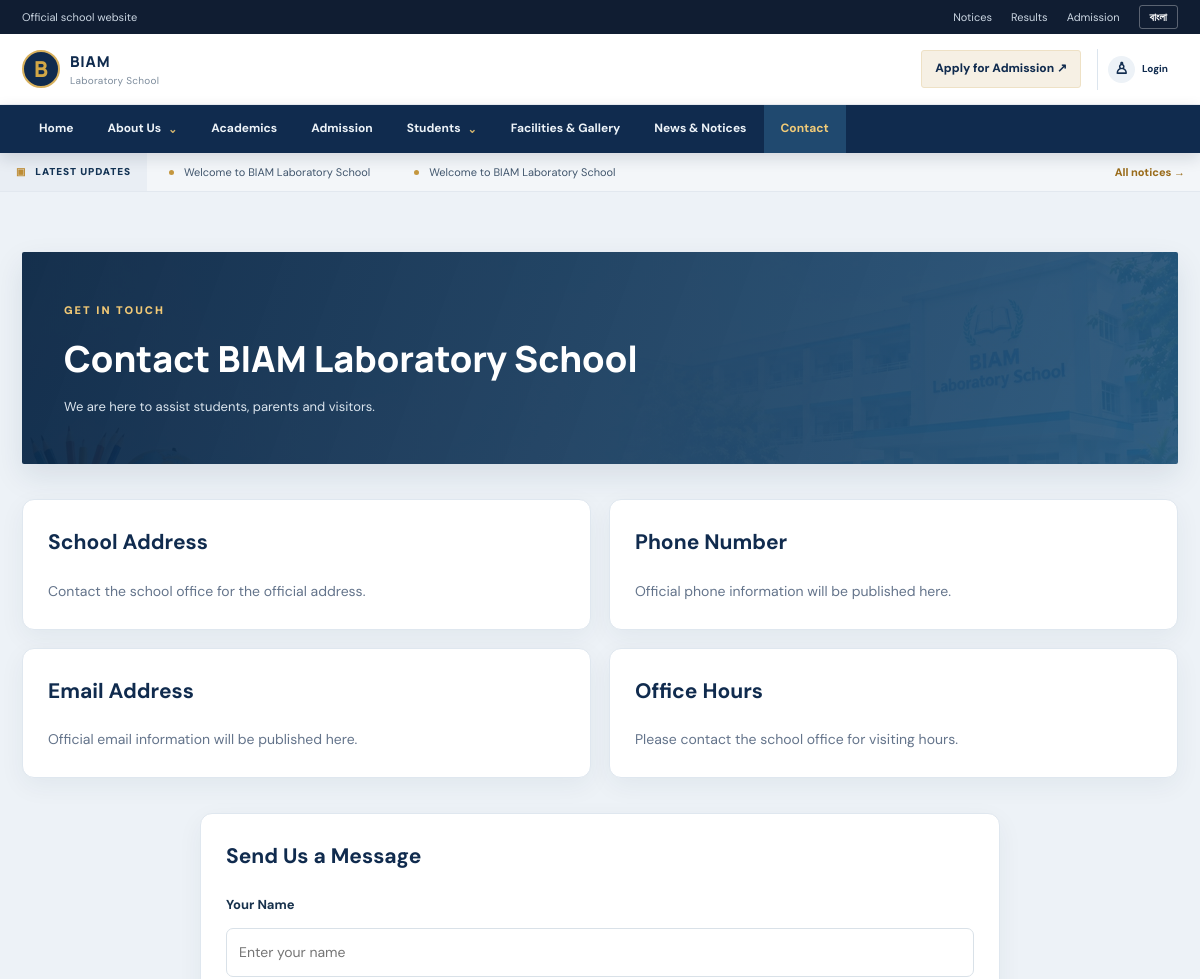
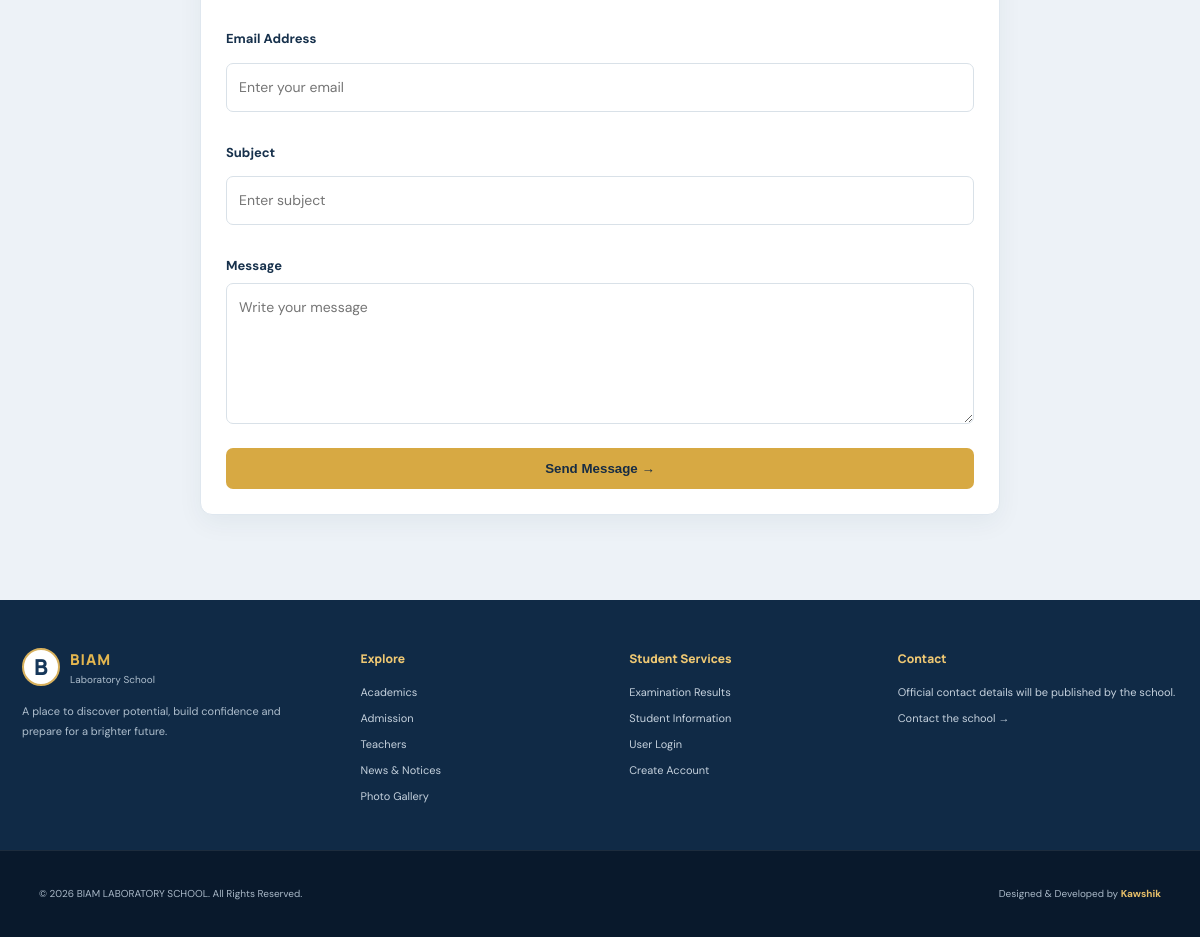
The page /contact.php on the database its author committed (2 pictures, top to bottom).
### tables this page shows
CREATE TABLE IF NOT EXISTS notices (
  id INT AUTO_INCREMENT PRIMARY KEY,
  title_en VARCHAR(255) NOT NULL,
  title_bn VARCHAR(255) NOT NULL DEFAULT '',
  body_en TEXT,
  body_bn TEXT,
  publish_date DATE NOT NULL,
  is_published TINYINT(1) DEFAULT 1,
  created_at TIMESTAMP DEFAULT CURRENT_TIMESTAMP
);

CREATE TABLE IF NOT EXISTS page_content (
  id INT AUTO_INCREMENT PRIMARY KEY,
  page_key VARCHAR(100) NOT NULL UNIQUE,
  title_en VARCHAR(255),
  title_bn VARCHAR(255),
  body_en LONGTEXT,
  body_bn LONGTEXT,
  updated_at TIMESTAMP DEFAULT CURRENT_TIMESTAMP ON UPDATE CURRENT_TIMESTAMP
);

CREATE TABLE IF NOT EXISTS settings (
  setting_key VARCHAR(100) PRIMARY KEY,
  setting_value TEXT NOT NULL
);

### config.php (called while the page is built, shortened)
<?php
function db(): PDO
{
    static $pdo = null;
    if (!$pdo) $pdo = new PDO('mysql:host=' . DB_HOST . ';dbname=' . DB_NAME . ';charset=utf8mb4', DB_USER, DB_PASS, [PDO::ATTR_ERRMODE => PDO::ERRMODE_EXCEPTION, PDO::ATTR_DEFAULT_FETCH_MODE => PDO::FETCH_ASSOC, PDO::ATTR_EMULATE_PREPARES => false]);
    return $pdo;
}
function e($value): string
{
    return htmlspecialchars((string)$value, ENT_QUOTES, 'UTF-8');
}
function setting(string $key, string $fallback = ''): string
{
    try {
        $q = db()->prepare('SELECT setting_value FROM settings WHERE setting_key=?');
        $q->execute([$key]);
        $v = $q->fetchColumn();
        return $v !== false ? (string)$v : $fallback;
    } catch (Throwable $ex) {
        return $fallback;
    }
}
function page_content(string $key, array $fallback = []): array
{
    try {
        $q = db()->prepare('SELECT title_en,title_bn,body_en,body_bn FROM page_content WHERE page_key=?');
        $q->execute([$key]);
        $r = $q->fetch();
        return $r ?: $fallback;
    } catch (Throwable $e) {
        return $fallback;
    }
}

### contact.php (the view, shortened to what this page needs)
<?php
require_once __DIR__ . '/config.php';
$c = page_content('contact', [
    'title_en' => 'Contact BIAM Laboratory School',
    'title_bn' => 'বিয়াম ল্যাবরেটরি স্কুলে যোগাযোগ',
    'body_en' => 'We are here to assist students, parents and visitors.',
    'body_bn' => 'শিক্ষার্থী, অভিভাবক ও দর্শনার্থীদের সহায়তায় আমরা প্রস্তুত।'
]);
$contact = [
    'address' => setting('address', ''),
    'phone' => setting('phone', ''),
    'email' => setting('email', ''),
    'office_hours' => setting('office_hours', '')
];
foreach ($contact as $key => $value) {
    if (stripos($value, 'please update') !== false || stripos($value, 'update official') !== false) $contact[$key] = '';
}
include __DIR__ . '/includes/header.php';
?>
<main class="container inner-page">
    <section class="page-banner">
        <span data-en="GET IN TOUCH" data-bn="যোগাযোগ করুন">GET IN TOUCH</span>
        <h1 data-en="<?= e($c['title_en']) ?>" data-bn="<?= e($c['title_bn'] ?: $c['title_en']) ?>"><?= e($c['title_en']) ?></h1>
        <p data-en="<?= e($c['body_en']) ?>" data-bn="<?= e($c['body_bn'] ?: $c['body_en']) ?>"><?= e($c['body_en']) ?></p>
    </section>
    <div class="student-service-grid">
        <div class="service-panel">
            <h2 data-en="School Address" data-bn="বিদ্যালয়ের ঠিকানা">School Address</h2>
            <p data-en="<?= e($contact['address'] ?: 'Contact the school office for the official address.') ?>" data-bn="<?= e($contact['address'] ?: 'অফিসিয়াল ঠিকানার জন্য বিদ্যালয় অফিসে যোগাযোগ করুন।') ?>"><?= e($contact['address'] ?: 'Contact the school office for the official address.') ?></p>
        </div>
        <div class="service-panel">
            <h2 data-en="Phone Number" data-bn="ফোন নম্বর">Phone Number</h2>
            <p data-en="<?= e($contact['phone'] ?: 'Official phone information will be published here.') ?>" data-bn="<?= e($contact['phone'] ?: 'অফিসিয়াল ফোন নম্বর এখানে প্রকাশ করা হবে।') ?>"><?= e($contact['phone'] ?: 'Official phone information will be published here.') ?></p>
        </div>
        <div class="service-panel">
            <h2 data-en="Email Address" data-bn="ইমেইল ঠিকানা">Email Address</h2>
            <p data-en="<?= e($contact['email'] ?: 'Official email information will be published here.') ?>" data-bn="<?= e($contact['email'] ?: 'অফিসিয়াল ইমেইল ঠিকানা এখানে প্রকাশ করা হবে।') ?>"><?= e($contact['email'] ?: 'Official email information will be published here.') ?></p>
        </div>
        <div class="service-panel">
            <h2 data-en="Office Hours" data-bn="অফিস সময়সূচি">Office Hours</h2>
            <p data-en="<?= e($contact['office_hours'] ?: 'Please contact the school office for visiting hours.') ?>" data-bn="<?= e($contact['office_hours'] ?: 'বিদ্যালয়ে আসার সময় জানতে অফিসে যোগাযোগ করুন।') ?>"><?= e($contact['office_hours'] ?: 'Please contact the school office for visiting hours.') ?></p>
        </div>
    </div>
    <section class="form-panel">
        <h2 data-en="Send Us a Message" data-bn="আমাদের বার্তা পাঠান">Send Us a Message</h2>
        <form method="post">
            <label for="contact-name" data-en="Your Name" data-bn="আপনার নাম">Your Name</label><input id="contact-name" name="name" maxlength="160" placeholder="Enter your name" required>
            <label for="contact-email" data-en="Email Address" data-bn="ইমেইল ঠিকানা">Email Address</label><input id="contact-email" type="email" name="email" maxlength="160" placeholder="Enter your email" required>
            <label for="contact-subject" data-en="Subject" data-bn="বিষয়">Subject</label><input id="contact-subject" name="subject" maxlength="255" placeholder="Enter subject" required>
            <label for="contact-message" data-en="Message" data-bn="বার্তা">Message</label><textarea id="contact-message" name="message" rows="5" maxlength="5000" placeholder="Write your message" required></textarea>
            <button class="admission-submit" data-en="Send Message →" data-bn="বার্তা পাঠান →">Send Message →</button>
        </form>
    </section>
</main>
<?php include __DIR__ . '/includes/footer.php'; ?>

### includes/header.php (shortened to what this page needs)
<?php
require_once __DIR__ . '/../config.php';
$currentPage = basename($_SERVER['PHP_SELF'] ?? 'index.php');
$lang = (($_COOKIE['biam-language'] ?? 'en') === 'bn') ? 'bn' : 'en';
$phone = setting('phone', '');
$email = setting('email', '');
if (stripos($email, 'please update') !== false) $email = '';
if (stripos($phone, 'please update') !== false) $phone = '';
try {
  $tickerRows = db()->query("SELECT id,title_en,title_bn FROM notices WHERE is_published=1 ORDER BY publish_date DESC,id DESC LIMIT 6")->fetchAll();
} catch (Throwable $ex) {
  $tickerRows = [];
}
function nav_active(string $file, string $currentPage): string
{
  return $file === $currentPage ? ' is-active' : '';
}
?>
<!doctype html>
<html lang="<?= e($lang) ?>">
<head>
  <link rel="stylesheet" href="assets/css/style.css">
</head>
<body>
  <div class="utility-bar">
    <div class="container utility-inner">
      <div class="utility-contact">
        <?php if (!$email && !$phone): ?><span data-en="Official school website" data-bn="বিদ্যালয়ের অফিসিয়াল ওয়েবসাইট">Official school website</span><?php endif; ?>
      </div>
      <div class="utility-actions">
        <a href="notices.php" data-en="Notices" data-bn="নোটিশ">Notices</a>
        <a href="results.php" data-en="Results" data-bn="ফলাফল">Results</a>
        <a href="admission.php" data-en="Admission" data-bn="ভর্তি">Admission</a>
        <button id="languageToggle" class="language-toggle" type="button" aria-label="Change language">বাংলা</button>
      </div>
    </div>
  </div>
  <header class="compact-header">
    <div class="container compact-header-inner">
      <a href="index.php" class="brand-compact" aria-label="BIAM Laboratory School home">
        <span class="brand-symbol" aria-hidden="true">B</span>
        <span class="brand-wordmark"><strong data-en="BIAM" data-bn="বিয়াম">BIAM</strong><small data-en="Laboratory School" data-bn="ল্যাবরেটরি স্কুল">Laboratory School</small></span>
      </a>
      <div class="header-quick-actions">
        <a class="quick-admission" href="admission.php" data-en="Apply for Admission" data-bn="ভর্তির আবেদন">Apply for Admission <span aria-hidden="true">↗</span></a>
        <a class="header-login" href="portal/login.php" aria-label="Login" title="Login"><span aria-hidden="true">♙</span><small data-en="Login" data-bn="লগইন">Login</small></a>
      </div>
    </div>
  </header>
  <nav class="institution-nav" aria-label="Main navigation">
    <div class="container nav-shell">
      <ul id="primaryNav" class="primary-nav">
        <li><a class="nav-link<?= nav_active('index.php', $currentPage) ?>" href="index.php" data-en="Home" data-bn="হোম">Home</a></li>
        <li class="nav-dropdown">
          <details>
            <summary data-en="About Us" data-bn="আমাদের সম্পর্কে">About Us</summary>
          </details>
        </li>
        <li><a class="nav-link<?= nav_active('academics.php', $currentPage) ?>" href="academics.php" data-en="Academics" data-bn="একাডেমিক">Academics</a></li>
        <li><a class="nav-link<?= nav_active('admission.php', $currentPage) ?>" href="admission.php" data-en="Admission" data-bn="ভর্তি">Admission</a></li>
        <li class="nav-dropdown">
          <details>
            <summary data-en="Students" data-bn="শিক্ষার্থী">Students</summary>
          </details>
        </li>
        <li><a class="nav-link<?= nav_active('gallery.php', $currentPage) ?>" href="gallery.php" data-en="Facilities & Gallery" data-bn="সুযোগ-সুবিধা ও গ্যালারি">Facilities &amp; Gallery</a></li>
        <li><a class="nav-link<?= nav_active('notices.php', $currentPage) ?>" href="notices.php" data-en="News & Notices" data-bn="খবর ও নোটিশ">News &amp; Notices</a></li>
        <li><a class="nav-link<?= nav_active('contact.php', $currentPage) ?>" href="contact.php" data-en="Contact" data-bn="যোগাযোগ">Contact</a></li>
      </ul>
    </div>
  </nav>
  <div class="notice-ticker" aria-label="Latest school notices">
    <div class="ticker-label"><span aria-hidden="true">▣</span><span data-en="LATEST UPDATES" data-bn="সর্বশেষ আপডেট">LATEST UPDATES</span></div>
    <div class="ticker-window">
      <?php if ($tickerRows): ?>
        <div class="ticker-track">
          <?php foreach ([0, 1] as $copy): ?><div class="ticker-group" <?= $copy ? 'aria-hidden="true"' : '' ?>>
              <?php foreach ($tickerRows as $item): ?><span class="ticker-item"><i aria-hidden="true"></i><span data-en="<?= e($item['title_en']) ?>" data-bn="<?= e($item['title_bn'] ?: $item['title_en']) ?>"><?= e($item['title_en']) ?></span></span><?php endforeach; ?>
            </div><?php endforeach; ?>
        </div>
      <?php else: ?>
        <div class="ticker-static" data-en="School notices and important announcements will appear here." data-bn="বিদ্যালয়ের নোটিশ ও গুরুত্বপূর্ণ ঘোষণা এখানে প্রকাশিত হবে।">School notices and important announcements will appear here.</div>
      <?php endif; ?>
    </div>
    <a class="ticker-more" href="notices.php" data-en="All notices →" data-bn="সব নোটিশ →">All notices →</a>
  </div>

### includes/footer.php (shortened to what this page needs)
<?php
$footerAddress = setting('address', '');
$footerEmail = setting('email', '');
$footerPhone = setting('phone', '');
?>
<footer class="site-footer">
  <div class="footer-main">
    <div class="container footer-grid">
      <div class="footer-intro">
        <a href="index.php" class="footer-brand"><span class="brand-symbol">B</span><span><strong>BIAM</strong><small data-en="Laboratory School" data-bn="ল্যাবরেটরি স্কুল">Laboratory School</small></span></a>
        <p data-en="A place to discover potential, build confidence and prepare for a brighter future." data-bn="মেধা আবিষ্কার, আত্মবিশ্বাস গঠন এবং উজ্জ্বল ভবিষ্যতের প্রস্তুতির শিক্ষাঙ্গন।">A place to discover potential, build confidence and prepare for a brighter future.</p>
      </div>
      <div class="footer-column"><h3 data-en="Explore" data-bn="এক নজরে">Explore</h3><a href="academics.php" data-en="Academics" data-bn="একাডেমিক">Academics</a><a href="admission.php" data-en="Admission" data-bn="ভর্তি">Admission</a><a href="teachers.php" data-en="Teachers" data-bn="শিক্ষকমণ্ডলী">Teachers</a><a href="notices.php" data-en="News & Notices" data-bn="খবর ও নোটিশ">News &amp; Notices</a><a href="gallery.php" data-en="Photo Gallery" data-bn="ফটো গ্যালারি">Photo Gallery</a></div>
      <div class="footer-column"><h3 data-en="Student Services" data-bn="শিক্ষার্থী সেবা">Student Services</h3><a href="results.php" data-en="Examination Results" data-bn="পরীক্ষার ফলাফল">Examination Results</a><a href="students.php" data-en="Student Information" data-bn="শিক্ষার্থী তথ্য">Student Information</a><a href="portal/login.php" data-en="User Login" data-bn="ইউজার লগইন">User Login</a><a href="portal/register.php" data-en="Create Account" data-bn="অ্যাকাউন্ট তৈরি">Create Account</a></div>
      <div class="footer-column footer-contact"><h3 data-en="Contact" data-bn="যোগাযোগ">Contact</h3><?php if ($footerAddress): ?><p>⌖ <?= e($footerAddress) ?></p><?php endif; ?>
        <?php if (!$footerAddress && !$footerEmail && !$footerPhone): ?><p data-en="Official contact details will be published by the school." data-bn="বিদ্যালয় কর্তৃপক্ষের পক্ষ থেকে অফিসিয়াল যোগাযোগের তথ্য প্রকাশ করা হবে।">Official contact details will be published by the school.</p><?php endif; ?><a href="contact.php" data-en="Contact the school →" data-bn="বিদ্যালয়ে যোগাযোগ করুন →">Contact the school →</a></div>
    </div>
  </div>
  <div class="footer-bottom"><div class="container footer-bottom-inner"><p>© <?= date('Y') ?> <?= e(setting('school_name', 'BIAM Laboratory School')) ?>. <span data-en="All Rights Reserved." data-bn="সর্বস্বত্ব সংরক্ষিত।">All Rights Reserved.</span></p><p><span data-en="Designed & Developed by" data-bn="ওয়েবসাইট তৈরি করেছেন">Designed &amp; Developed by</span> <strong>Kawshik</strong></p></div></div>
</footer>
</body>
</html>

### rows shown on the page
notices: title_en "Welcome to BIAM Laboratory School"
page_content: title_en "Contact BIAM Laboratory School", body_en "We are here to assist students, parents and visitors."
settings: setting_value "BIAM LABORATORY SCHOOL"
